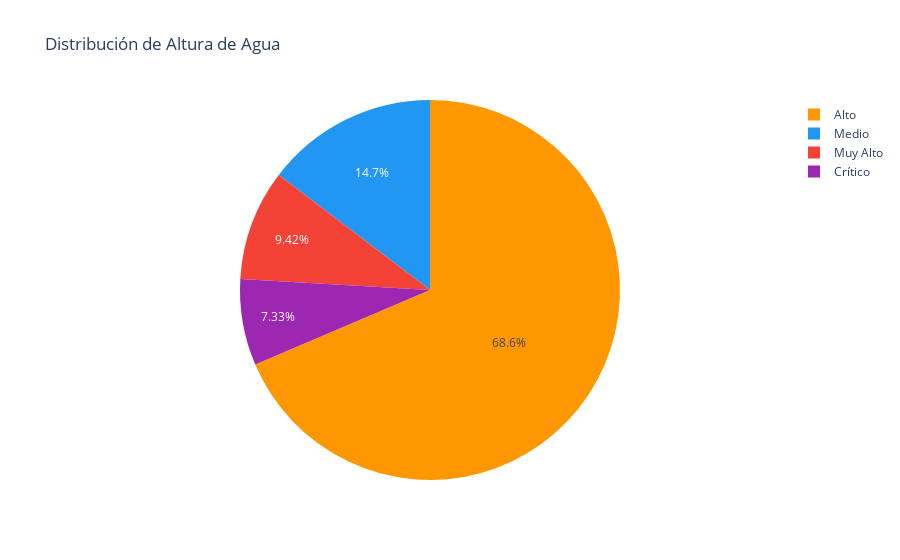

Notebook source saved alongside this figure:
### Code cell
# Gráfico de dispersión: Precipitación, Duración y Temperatura por Intensidad
import pandas as pd
import plotly.express as px

# Cargar datos
bd_inundacion = pd.read_csv("inundaciones lluvias.csv")
bd_inundacion['registro_fecha'] = pd.to_datetime(bd_inundacion['registro_fecha'], format='%d/%m/%Y')

# Contar eventos por altura de agua
altura_counts = bd_inundacion['altura_agua'].value_counts().reset_index()
altura_counts.columns = ['altura_agua', 'count']

# Gráfico
fig = px.pie(altura_counts, values='count', names='altura_agua',
             title='Distribución de Altura de Agua',
             color_discrete_sequence=['#FF9800', '#2196F3', '#F44336', '#9C27B0'])
fig.update_layout(showlegend=True)
fig.show()

### Figure 1 — Plotly figure (JSON) as saved in the notebook; plotly's stock layout.template omitted (floating-point values rounded to 4 significant figures)
{"data": [{"domain": {"x": [0, 1], "y": [0, 1]}, "hovertemplate": "altura_agua=%{label}<br>count=%{value}<extra></extra>", "labels": ["Alto", "Medio", "Muy Alto", "Crítico"], "legendgroup": "", "name": "", "showlegend": true, "type": "pie", "values": [131, 28, 18, 14]}], "layout": {"legend": {"tracegroupgap": 0}, "piecolorway": ["#FF9800", "#2196F3", "#F44336", "#9C27B0"], "showlegend": true, "title": {"text": "Distribución de Altura de Agua"}}}
